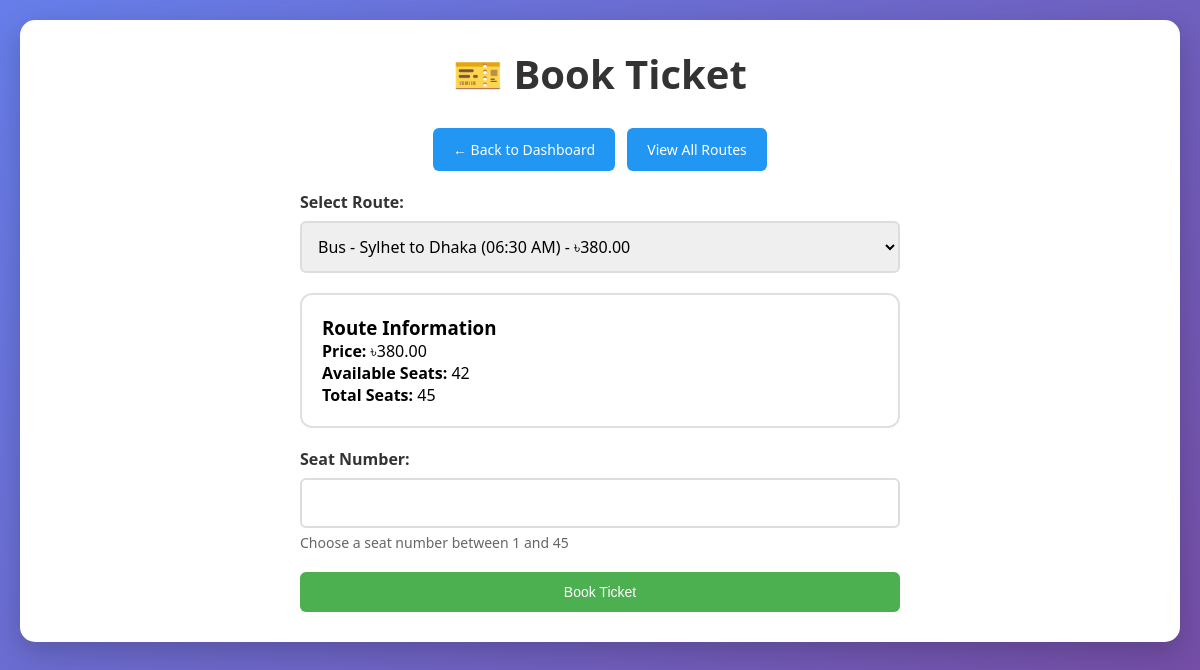
The page /book_ticket.php?route_id=10 (signed in) on the database its author committed.
### tables this page shows
CREATE TABLE Routes (
    route_id INT AUTO_INCREMENT PRIMARY KEY,
    transport_type ENUM('Bus', 'Train', 'Airline') NOT NULL,
    origin VARCHAR(100) NOT NULL,
    destination VARCHAR(100) NOT NULL,
    departure_time TIME NOT NULL,
    total_seats INT NOT NULL,
    available_seats INT NOT NULL,
    price DECIMAL(10, 2) NOT NULL,
    status ENUM('Active', 'Inactive', 'Full') DEFAULT 'Active',
    created_at TIMESTAMP DEFAULT CURRENT_TIMESTAMP
);

### book_ticket.php (the view, shortened to what this page needs)
<?php
include 'db_connect.php';
$route_id = $_GET['route_id'] ?? '';
$selected_route = null;
if ($route_id) {
    $stmt = $conn->prepare("SELECT * FROM Routes WHERE route_id = ? AND status = 'Active'");
    $stmt->bind_param("i", $route_id);
    $stmt->execute();
    $result = $stmt->get_result();
    if ($result->num_rows > 0) {
        $selected_route = $result->fetch_assoc();
    }
}
$routes_query = "SELECT * FROM Routes WHERE status = 'Active' AND available_seats > 0 ORDER BY transport_type, origin, destination";
$routes_result = $conn->query($routes_query);
?>
<!DOCTYPE html>
<html lang="en">
<head>
    <link rel="stylesheet" href="css/style.css">
</head>
<body>
    <div class="container">
        <div class="form-container">
            <h1>🎫 Book Ticket</h1>
            <div class="actions" style="margin-bottom: 20px;">
                <a href="index.php" class="btn secondary">← Back to Dashboard</a>
                <a href="view_routes.php" class="btn secondary">View All Routes</a>
            </div>
            <form method="POST">
                <div class="form-group">
                    <label for="route_id">Select Route:</label>
                    <select id="route_id" name="route_id" required onchange="updateRouteDetails()">
                        <?php while ($route = $routes_result->fetch_assoc()): ?>
                            <option value="<?= $route['route_id'] ?>"
                                    data-price="<?= $route['price'] ?>"
                                    data-seats="<?= $route['total_seats'] ?>"
                                    data-available="<?= $route['available_seats'] ?>"
                                    <?= $selected_route && $selected_route['route_id'] == $route['route_id'] ? 'selected' : '' ?>>
                                <?= $route['transport_type'] ?> - <?= htmlspecialchars($route['origin']) ?> to <?= htmlspecialchars($route['destination']) ?>
                            </option>
                        <?php endwhile; ?>
                    </select>
                </div>
                <div id="route-details" style="display: <?= $selected_route ? 'block' : 'none' ?>;">
                    <div class="route-card">
                        <h3 id="route-info">Route Information</h3>
                        <p><strong>Price:</strong> ৳<span id="route-price"><?= $selected_route ? number_format($selected_route['price'], 2) : '0.00' ?></span></p>
                        <p><strong>Available Seats:</strong> <span id="available-seats"><?= $selected_route ? $selected_route['available_seats'] : '0' ?></span></p>
                        <p><strong>Total Seats:</strong> <span id="total-seats"><?= $selected_route ? $selected_route['total_seats'] : '0' ?></span></p>
                    </div>
                </div>
                <div class="form-group">
                    <label for="seat_number">Seat Number:</label>
                    <input type="number" id="seat_number" name="seat_number" min="1" max="<?= $selected_route ? $selected_route['total_seats'] : '1' ?>" required>
                    <small>Choose a seat number between 1 and <span id="max-seat"><?= $selected_route ? $selected_route['total_seats'] : '1' ?></span></small>
                </div>
                <button type="submit" class="btn" style="width: 100%;">Book Ticket</button>
            </form>
        </div>
    </div>
</body>
</html>

### css/style.css (style rules this page uses)
* { margin: 0; padding: 0; box-sizing: border-box; }
body { font-family: 'Segoe UI', Tahoma, Geneva, Verdana, sans-serif; background: linear-gradient(135deg, #667eea 0%, #764ba2 100%); min-height: 100vh; padding: 10px; }
.container { max-width: 1200px; margin: 0 auto; background: white; border-radius: 15px; box-shadow: 0 10px 30px rgba(0,0,0,0.2); padding: 20px; }
@media (min-width: 768px) { body { padding: 20px; } }
@media (min-width: 768px) { .container { padding: 30px; } }
h1 { text-align: center; color: #333; margin-bottom: 20px; font-size: 2em; line-height: 1.2; }
@media (min-width: 768px) { h1 { margin-bottom: 30px; font-size: 2.5em; } }
.actions { display: flex; flex-wrap: wrap; gap: 8px; margin-bottom: 25px; justify-content: center; }
@media (min-width: 768px) { .actions { gap: 12px; margin-bottom: 30px; } }
.btn { background: #4CAF50; color: white; padding: 10px 16px; text-decoration: none; border-radius: 6px; border: none; cursor: pointer; font-size: 14px; transition: all 0.3s ease; display: inline-flex; align-items: center; justify-content: center; min-width: 120px; text-align: center; white-space: nowrap; }
@media (min-width: 768px) { .btn { padding: 12px 20px; min-width: 140px; } }
.btn.secondary { background: #2196F3; }
.form-container { max-width: 600px; margin: 0 auto; }
.form-group { margin-bottom: 20px; }
label { display: block; margin-bottom: 8px; font-weight: bold; color: #333; }
input, select, textarea { width: 100%; padding: 12px; border: 2px solid #ddd; border-radius: 6px; font-size: 16px; transition: border-color 0.3s ease; font-family: inherit; }
.route-card { border: 2px solid #e0e0e0; border-radius: 12px; padding: 20px; margin-bottom: 20px; background: white; transition: all 0.3s ease; }
small { display: block; margin-top: 5px; color: #666; font-size: 14px; }

### rows shown on the page
routes: price "380.00", available_seats "42", total_seats "45"

### other values the page prints
form field route_id "Bus - Sylhet to Dhaka (06:30 AM) - ৳380.00"
